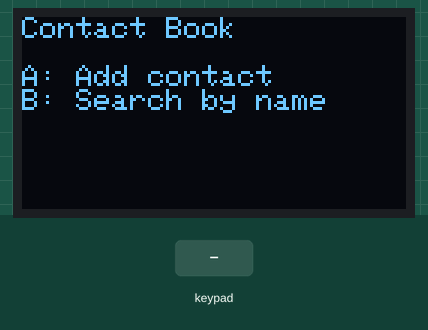
Bench run of a sketch on a simulated ESP32. Shown: 128×64 one-colour display. Inputs (shaded band) come from the test bench. EEPROM starts erased.

Above: at 1.2 s.
1.3 s: keypad keys A B C 2 # pressed 0.4 s apart
At 3.5 s:
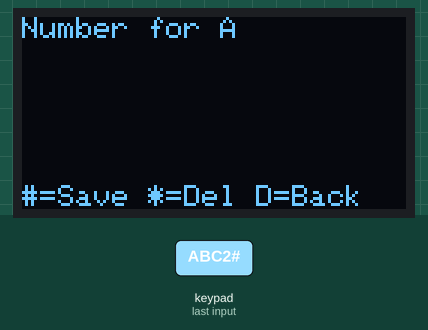
4.8 s: keypad keys A B C 2 D pressed 0.4 s apart
At 6.23 s:
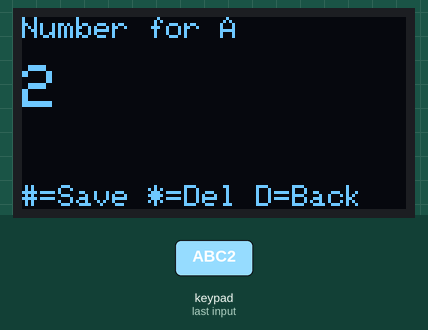
8.3 s: key 'B' pressed
At 8.7 s:
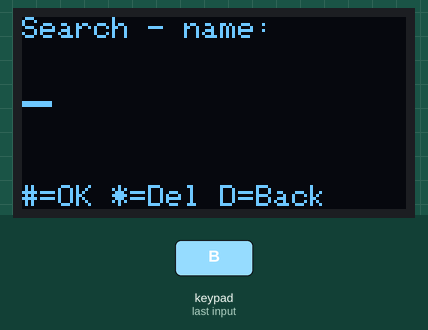
9.8 s: keypad keys 1 3 1 2 1 4 2 7 pressed 0.4 s apart
At 13.2 s:
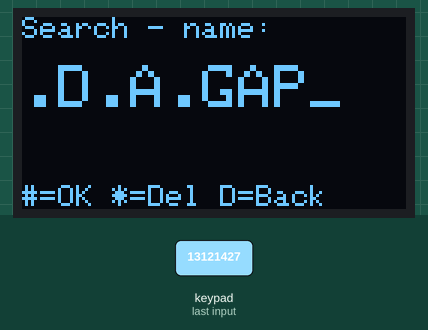
14.5 s: keypad keys 2 6 2 5 3 3 3 2 # pressed 0.4 s apart
At 18.3 s:
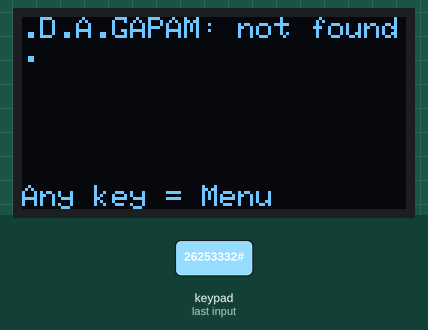
19.6 s: keypad keys A B C 2 * pressed 0.4 s apart
At 21.02 s:
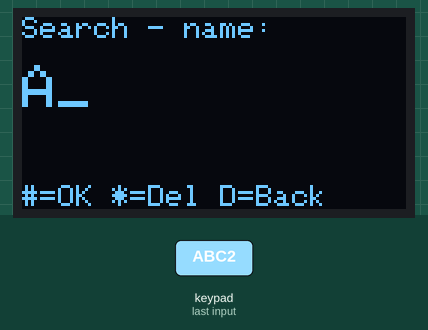
Timing chart, 0 to 22.6 s (numbered marks = the images above; inputs shaded):
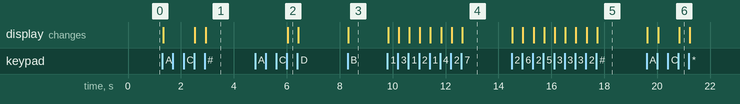

Measured:
- after the input at 1.3 s, the display: first changes at once (image 1 shows a later state)
- after the input at 4.8 s, the display: changes after 1.2 s (image 2)
- after the input at 8.3 s, the display: changes at once (image 3)
- after the input at 9.8 s, the display: first changes at once (image 4 shows a later state)
- after the input at 14.5 s, the display: first changes at once (image 5 shows a later state)
- after the input at 19.6 s, the display: first changes at once (image 6 shows a later state)

The sketch:

C3_No_Duplicates.ino
```cpp
#include <Wire.h>
#include <Adafruit_GFX.h>
#include <Adafruit_SSD1306.h>
#include <Keypad.h>
#include <EEPROM.h>
#include "MultiTap.h"         // the keyboard from Project 13 (second tab)

#define SCREEN_WIDTH 128
#define SCREEN_HEIGHT 64
Adafruit_SSD1306 display(SCREEN_WIDTH, SCREEN_HEIGHT, &Wire, -1);

const byte ROWS = 4;
const byte COLS = 4;
char keys[ROWS][COLS] = {
  {'1','2','3','A'},
  {'4','5','6','B'},
  {'7','8','9','C'},
  {'*','0','#','D'}
};
byte rowPins[ROWS] = {13, 12, 14, 27};
byte colPins[COLS] = {26, 25, 33, 32};
Keypad keypad = Keypad(makeKeymap(keys), rowPins, colPins, ROWS, COLS);

// ---------- NEW: CONTACT STORAGE LAYOUT ----------
#define NAME_SLOT_SIZE 10
#define NUMBER_SLOT_SIZE 15
#define CONTACT_SLOT_SIZE (NAME_SLOT_SIZE + NUMBER_SLOT_SIZE)
#define MAX_CONTACTS 5
#define EEPROM_SIZE (CONTACT_SLOT_SIZE * MAX_CONTACTS)

// mode: 0 = menu, 1 = typing a new name, 2 = typing the number,
//       3 = typing a name to search, 4 = showing the result
int mode = 0;
String currentInput = "";
String tempName = "";
int nextEmptySlot = 0;

void setup() {
  Serial.begin(115200);
  if (!display.begin(SSD1306_SWITCHCAPVCC, 0x3C)) {
    Serial.println("OLED not found");
    while (true);
  }
  EEPROM.begin(EEPROM_SIZE);
  nextEmptySlot = findEmptySlot();   // continue after the saved contacts
  mtMaxLength = NAME_SLOT_SIZE;      // names can be up to 10 letters
  display.setTextColor(SSD1306_WHITE);
  showMenu();
}

void loop() {
  char key = keypad.getKey();

  if (mode == 1 || mode == 3) {      // typing a name: keyboard needs EVERY loop
    handleNameTyping(key);
    return;
  }
  if (!key) return;

  if (key == 'D' && mode != 0) {     // D = cancel, back to the menu
    mode = 0;
    showMenu();
    return;
  }

  if (mode == 0) handleMenu(key);
  else if (mode == 2) handleAddNumber(key);
  else if (mode == 4) { mode = 0; showMenu(); }
}

void handleMenu(char key) {
  if (key == 'A') {                  // add a contact
    mtClear();
    mode = 1;
    showNameScreen();
  }
  else if (key == 'B') {             // search for a contact
    mtClear();
    mode = 3;
    showNameScreen();
  }
}

// Used for both adding (mode 1) and searching (mode 3)
void handleNameTyping(char key) {
  if (mtUpdate(key)) {
    showNameScreen();
  }
  if (key == '#') {
    mtLockIn();
    if (mtText.length() == 0) return;          // type a name first
    if (mode == 1) {                           // adding: now the number
      tempName = mtText;
      currentInput = "";
      mode = 2;
      showAddNumberScreen();
    } else {                                   // searching: show the result
      showSearchResult(mtText);
      mode = 4;
    }
  }
  else if (key == 'D') {                       // cancel
    mode = 0;
    showMenu();
  }
}

void handleAddNumber(char key) {
  if (key == '#') {
    // CHALLENGE 3: does this name already exist? Then update that slot.
    int existing = findSlotByName(tempName);
    if (existing >= 0) {
      int saveNext = nextEmptySlot;
      nextEmptySlot = existing;          // saveContact() writes to nextEmptySlot
      saveContact(tempName, currentInput);
      nextEmptySlot = saveNext;          // and the next free slot stays the same
    } else {
      saveContact(tempName, currentInput);
    }
    mode = 0;
    showMenu();
  }
  else if (key == '*') {                       // delete the last digit
    if (currentInput.length() > 0) {
      currentInput.remove(currentInput.length() - 1);
    }
    showAddNumberScreen();
  }
  else if (key >= '0' && key <= '9' && currentInput.length() < NUMBER_SLOT_SIZE) {
    currentInput += key;
    showAddNumberScreen();
  }
}

void showSearchResult(String name) {
  String foundNumber = findContact(name);
  display.clearDisplay();
  display.setTextSize(1);
  display.setCursor(0, 0);
  if (foundNumber == "") {
    display.print(name);
    display.println(": not found.");
  } else {
    display.setTextSize(2);
    display.println(name);
    display.setTextSize(1);
    display.println("");
    display.print("Tel: ");
    display.println(foundNumber);
  }
  display.setCursor(0, 56);
  display.print("Any key = Menu");
  display.display();
}

// ---------- EEPROM READ / WRITE HELPERS ----------
void saveContact(String name, String number) {
  int slotStart = nextEmptySlot * CONTACT_SLOT_SIZE;

  // Write the name, padded with '\0' up to NAME_SLOT_SIZE
  for (int i = 0; i < NAME_SLOT_SIZE; i++) {
    char c = (i < name.length()) ? name[i] : '\0';
    EEPROM.write(slotStart + i, c);
  }
  // Write the number right after the name
  for (int i = 0; i < NUMBER_SLOT_SIZE; i++) {
    char c = (i < number.length()) ? number[i] : '\0';
    EEPROM.write(slotStart + NAME_SLOT_SIZE + i, c);
  }
  EEPROM.commit();
  // move on; after the last slot, wrap around to slot 0
  nextEmptySlot = (nextEmptySlot + 1) % MAX_CONTACTS;
}

String readNameFromSlot(int slot) {
  String name = "";
  int slotStart = slot * CONTACT_SLOT_SIZE;
  for (int i = 0; i < NAME_SLOT_SIZE; i++) {
    char c = EEPROM.read(slotStart + i);
    if (c == '\0' || (byte)c == 255) break;
    name += c;
  }
  return name;
}

String readNumberFromSlot(int slot) {
  String number = "";
  int slotStart = slot * CONTACT_SLOT_SIZE;
  for (int i = 0; i < NUMBER_SLOT_SIZE; i++) {
    char c = EEPROM.read(slotStart + NAME_SLOT_SIZE + i);
    if (c == '\0' || (byte)c == 255) break;
    number += c;
  }
  return number;
}

// Linear search: check every slot, one by one
String findContact(String searchName) {
  for (int slot = 0; slot < MAX_CONTACTS; slot++) {
    String storedName = readNameFromSlot(slot);
    if (slotIsUsed(slot) && storedName == searchName) {
      return readNumberFromSlot(slot);
    }
  }
  return "";   // not found
}

// A slot is "used" only if it holds a real phone number (digits only).
// Old data left by other projects (like the diary) counts as empty.
bool slotIsUsed(int slot) {
  String number = readNumberFromSlot(slot);
  if (number.length() == 0) return false;
  for (int i = 0; i < number.length(); i++) {
    if (number[i] < '0' || number[i] > '9') return false;
  }
  return true;
}

// CHALLENGE 3: the slot that holds this name, or -1 if there is none
int findSlotByName(String name) {
  for (int slot = 0; slot < MAX_CONTACTS; slot++) {
    if (slotIsUsed(slot) && readNameFromSlot(slot) == name) return slot;
  }
  return -1;
}

// After a restart: find the first slot that is not used yet
int findEmptySlot() {
  for (int slot = 0; slot < MAX_CONTACTS; slot++) {
    if (!slotIsUsed(slot)) return slot;
  }
  return 0;    // all full: start again at slot 0
}

// ---------- SCREENS ----------
void showMenu() {
  display.clearDisplay();
  display.setTextSize(1);
  display.setCursor(0, 0);
  display.println("Contact Book");
  display.println("");
  display.println("A: Add contact");
  display.println("B: Search by name");
  display.display();
}

void showNameScreen() {
  display.clearDisplay();
  display.setTextSize(1);
  display.setCursor(0, 0);
  if (mode == 1) display.println("New contact - name:");
  else display.println("Search - name:");
  display.setCursor(0, 16);   // row 16: below the yellow strip
  display.setTextSize(2);
  display.print(mtPreview());
  display.println("_");
  display.setTextSize(1);
  display.setCursor(0, 56);
  display.print("#=OK *=Del D=Back");
  display.display();
}

void showAddNumberScreen() {
  display.clearDisplay();
  display.setTextSize(1);
  display.setCursor(0, 0);
  display.print("Number for ");
  display.println(tempName);
  display.setCursor(0, 16);   // row 16: below the yellow strip
  display.setTextSize(2);
  display.println(currentInput);
  display.setTextSize(1);
  display.setCursor(0, 56);
  display.print("#=Save *=Del D=Back");
  display.display();
}
```

MultiTap.h
```cpp
// ===================================================================
//  MultiTap.h  —  an old-phone keyboard you can reuse in any project
//  Keys 0-9 type letters (press quickly to cycle), * deletes.
//  In loop(), call:  if (mtUpdate(key)) { ...redraw the screen... }
// ===================================================================

// The letters on each key, in tap order. The digit itself comes last.
String mtLetters[10] = {
  " 0",       // key 0: space, 0
  ".,?!1",    // key 1: punctuation, 1
  "ABC2",     // key 2
  "DEF3",     // key 3
  "GHI4",     // key 4
  "JKL5",     // key 5
  "MNO6",     // key 6
  "PQRS7",    // key 7
  "TUV8",     // key 8
  "WXYZ9"     // key 9
};

String mtText = "";                    // the text typed so far
char mtActiveKey = 0;                  // key being tapped now (0 = none)
int mtTapCount = 0;                    // how many taps on that key
unsigned long mtLastKeyTime = 0;       // when it was last tapped
const unsigned long MT_TIMEOUT = 800;  // pause (ms) that locks a letter
unsigned int mtMaxLength = 90;         // the longest text allowed

// The letter shown right now for the active key
char mtCurrentLetter() {
  if (mtActiveKey == 0) return 0;
  return mtLetters[mtActiveKey - '0'][mtTapCount];
}

// Add the current letter to the text and get ready for the next one
void mtLockIn() {
  if (mtActiveKey == 0) return;
  if (mtText.length() < mtMaxLength) {
    mtText += mtCurrentLetter();
  }
  mtActiveKey = 0;
  mtTapCount = 0;
}

// Start again with empty text
void mtClear() {
  mtText = "";
  mtActiveKey = 0;
  mtTapCount = 0;
}

// The text plus the letter that is still being chosen
String mtPreview() {
  String s = mtText;
  if (mtActiveKey != 0) s += mtCurrentLetter();
  return s;
}

// Call this in EVERY loop, even when no key is pressed (key = 0).
// Returns true when something changed and the screen should be redrawn.
bool mtUpdate(char key) {
  bool changed = false;

  // 1. A pause long enough? Lock in the letter.
  if (mtActiveKey != 0 && millis() - mtLastKeyTime > MT_TIMEOUT) {
    mtLockIn();
    changed = true;
  }

  // 2. A digit key: cycle (same key) or start a new letter (new key)
  if (key >= '0' && key <= '9') {
    if (key == mtActiveKey) {
      mtTapCount++;
      if (mtTapCount >= mtLetters[key - '0'].length()) {
        mtTapCount = 0;                // after the last letter, start again
      }
    } else {
      mtLockIn();                      // a new key locks the old letter
      mtActiveKey = key;
      mtTapCount = 0;
    }
    mtLastKeyTime = millis();
    changed = true;
  }

  // 3. * = delete: cancel the letter being chosen, or the last letter
  else if (key == '*') {
    if (mtActiveKey != 0) {
      mtActiveKey = 0;
      mtTapCount = 0;
    } else if (mtText.length() > 0) {
      mtText.remove(mtText.length() - 1);
    }
    changed = true;
  }

  return changed;
}
```
